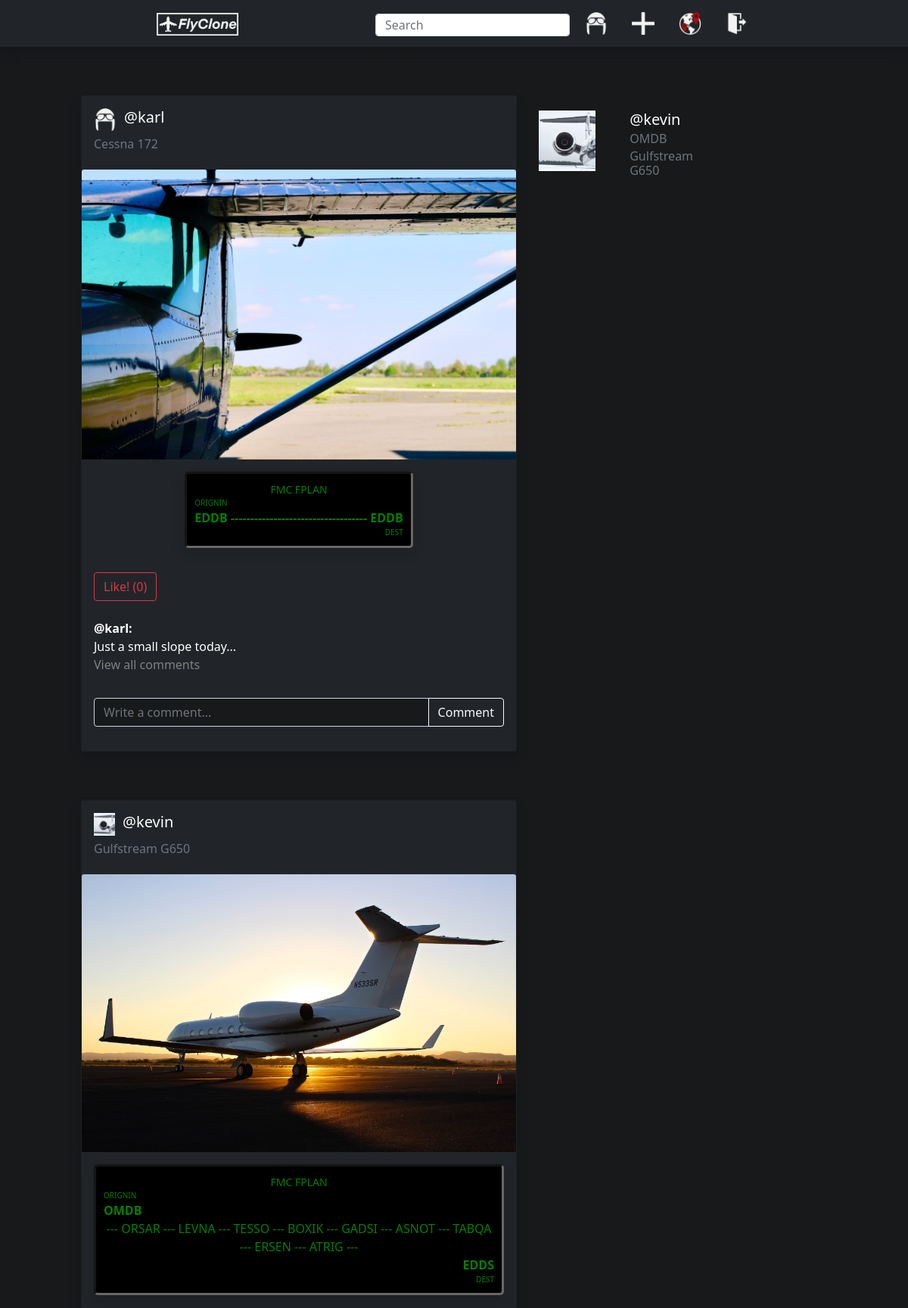
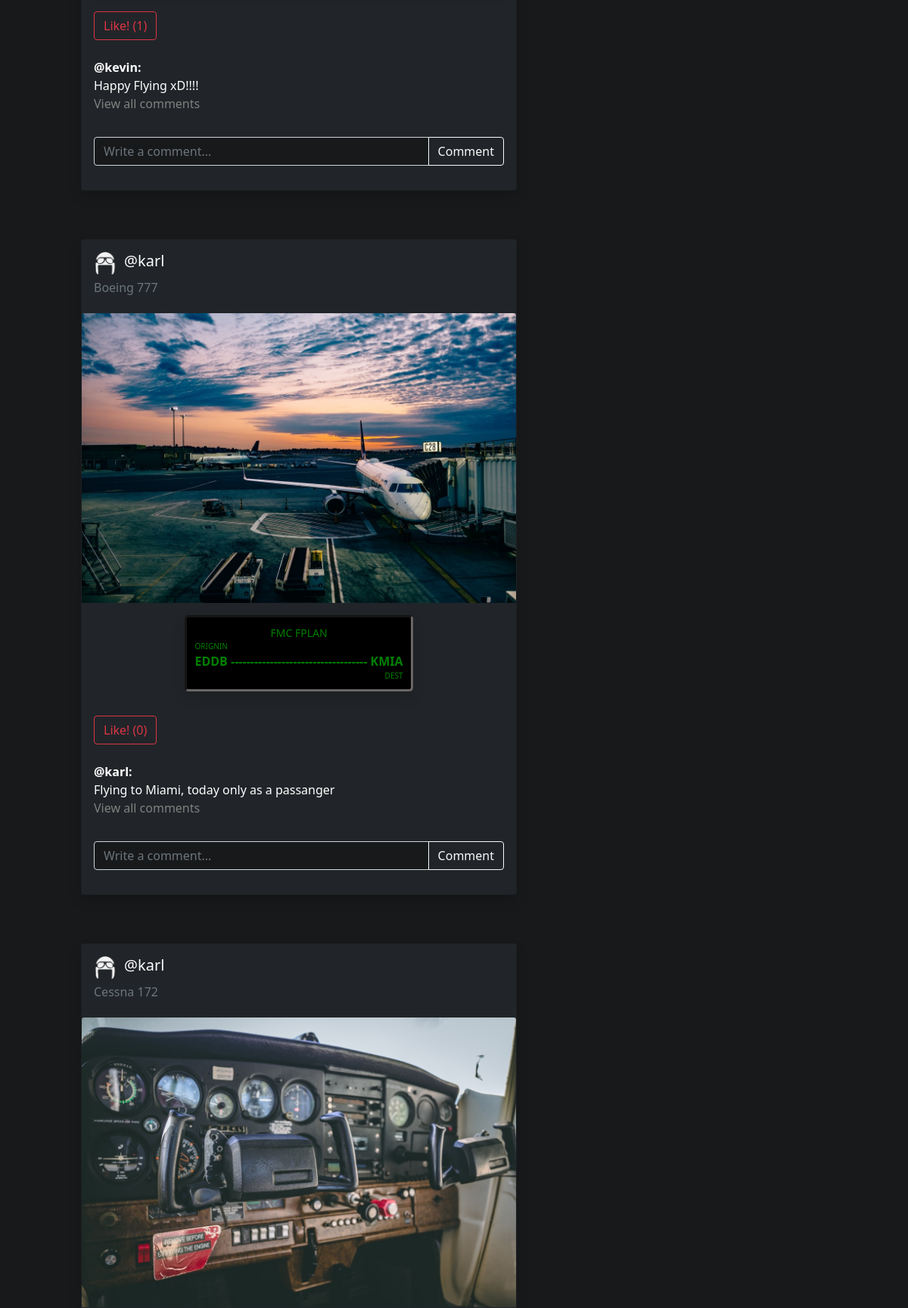
The app's page /home (signed in, upper part) with its own data (2 pictures, top to bottom).
### app/models.py (models this page shows, shortened)
class User(db.Model, UserMixin):
    __tablename__ = 'user'
    id = db.Column(db.Integer, primary_key=True)
    username = db.Column(db.String(20), unique=True, nullable=False)
    email = db.Column(db.String(120), unique=True, nullable=False)
    password = db.Column(db.String(120), nullable=False)
    name = db.Column(db.String(120), nullable=False)
    aircraft_type = db.Column(db.String(120), nullable=False)
    home_airport = db.Column(db.String(8), nullable=False)
    destinations = db.Column(db.String(), default=f'{home_airport};')
    image_file = db.Column(db.String(20), nullable=False, default='profile.PNG')
    biography = db.Column(db.String(1500))
    route_posts = db.relationship('Post', backref='author', lazy=True, uselist=True)
    comments = db.relationship('Comment', backref='author', lazy=True, uselist=True)

class Post(db.Model):
    __tablename__ = 'post'
    id = db.Column(db.Integer, primary_key=True)
    image = db.Column(db.String(20))
    description = db.Column(db.String(1000))
    date_posted = db.Column(db.DateTime, nullable=False, default=datetime.utcnow)
    departure = db.Column(db.String(8))
    waypoints = db.Column(db.String(1000))
    destination = db.Column(db.String(8))
    plane = db.Column(db.String(120))
    departure_date = db.Column(db.String(120))
    landing_date = db.Column(db.String(120))
    number_of_likes = db.Column(db.Integer, nullable=False, default=0)
    user_id = db.Column(db.Integer, db.ForeignKey('user.id'), nullable=False)
    comments = db.relationship('Comment', backref='post', lazy=True, uselist=True)

### app/routes.py (the view, shortened to what this page needs)
@app.route('/home', methods=['GET', 'POST'])
@login_required
def home():
    image_file = url_for('static', filename='profile_pictures/' + current_user.image_file)
    posts = Post.query.all()
    posts.reverse()
    comments = Comment.query.all()
    return render_template('home.html', posts=posts, image_file=image_file)

### app/models.py (called while the page is built)
@login_manager.user_loader
def load_user(user_id):
    return User.query.get(int(user_id))

### app/templates/home.html
{% extends 'home-index.html' %}
{% block content1 %}
<br><br>
  <div class="col-7" id="main">
    {% for post in posts %}
    <br><br>
    <div class="d-flex justify-content-end">
      <div class="card text-white bg-dark mb-3 shadow" style="width: 36rem;">
          <div class="card-body">
            {% with pic='/static/profile_pictures/' + post.author.image_file %}
              <span class="d-flex justify-content-start"><img height='30' src={{pic}} style="margin-right: 10px;"><h5>@{{post.author.username}}</h5></span>
            {% endwith %}
            <div style="margin-top: 10px;">
              <h6 class='card-subtitle mb-2 text-muted'>{{post.plane}}</h6>
            </div>
          </div>
          {% if post.image %}
            {% with pic='/static/post_pictures/' + post.image %}
              <img class="card-img-top" src={{pic}}>
            {% endwith %}
          {% endif %}
          {% if post.departure and post.destination %}
            {% with points=post.waypoints.split(';') %}
              <div class='card-body d-flex justify-content-center'>
                <div class="FMC shadow">
                  <div class="FMC_inner">
                    <div class="d-flex justify-content-center"><small>FMC FPLAN</small></div>
                    {% if post.waypoints %}
                    <div class="d-flex justify-content-start"><small class="smallsize">ORIGNIN</small></div>
                    <b class="d-flex justify-content-start">{{post.departure}}</b>
                    <div class="d-flex justify-content-center text-center">
                      {% for point in points%}
                        --- {{point}}
                      {% endfor %}
                      ---
                    </div>
                    <b class="d-flex justify-content-end">{{post.destination}}</b>
                    <div class="d-flex justify-content-end"><small class="smallsize">DEST</small></div>
                    {% else %}
                    <div class="d-flex justify-content-start"><small class="smallsize">ORIGNIN</small></div>
                    <b class="d-flex justify-content-center">{{post.departure}} ----------------------------------- {{post.destination}}</b>
                    <div class="d-flex justify-content-end"><small class="smallsize">DEST</small></div>
                    {% endif %}
                  </div>
                </div>
              </div>
            {% endwith %}
          {% endif %}
        <div class="card-body">
          <form method='POST'>
            <button type="submit" class="btn btn-outline-danger d-flex justify-content-start mb-4" name="Like" value={{post.id}}>Like! ({{post.number_of_likes}})</button>
          </form>
          <span class="d-flex justify-content-start"><b>@{{post.author.username}}:</b></span>
          <span class="d-flex justify-content-start">{{post.description}}</span>
          <span class="d-flex justify-content-start">
            <form action="" method='POST'>
              <button name='CC' value={{post.id}} type="submit" class="astext">
                  View all comments
                </button>
            </form>
          </span>
        </div>
        <div class="card-body">
          <form class="" method="POST">
            <div class="input-group mb-3">
                <input class="form-control" type="text" name="content" placeholder="Write a comment..." style="background-color: #18191A; color: white;">
                <button class="btn btn-outline-light" type="submit" name='comment' value={{post.id}}>Comment</button>
            </div>
          </form>
        </div>
      </div>
    </div>
  {% endfor %}
</div>
{% endblock %}
{% block content3 %}
<div class="col order-2" id="sticky-sidebar">
  <div class="sticky-top">
    <br><br>
      <div class="d-flex justify-content-start">
        <div class=''>
          <img height="80" src='{{ image_file }}'  alt="" style="margin-left: 5px; margin-top: 20px; margin-right: 20px;">
        </div>
        <div class=''>
          <div style="margin-left: 20%; margin-top: 20px;">
            <h5 class='card-title'> @{{current_user.username}} </h5>
            <h6 class='card-subtitle mb-2 text-muted'>{{current_user.home_airport}}</h6>
            <h6 class='card-subtitle mb-2 text-muted'>{{current_user.aircraft_type}}</h6>
          </div>
        </div>
      </div>
  </div>
</div>
{% endblock %}

### app/static/styles.css (style rules this page uses)
.bodyclass { background-color: #18191A; color: white; }
.astext { background: none; border: none; margin:0; padding:0; cursor:pointer; color: grey; }
.FMC { background-color: black; border-radius:5px; border-style: inset; border-color: #6A6666; }
.FMC_inner { margin:10px; color: green; }
.smallsize { font-size: x-small; }

### records on screen
User: username "kevin", home_airport "OMDB", aircraft_type "Gulfstream G650"
Post: author.username "karl", plane "Cessna 172", shows a picture, departure "EDDB", destination "EDDB", {{ post.id }} 4 (drawn), number_of_likes "0", description "Just a small slope today..."
Post: shows a picture, author.username "kevin", plane "Gulfstream G650", departure "OMDB", points "ORSAR" "LEVNA" "TESSO" "BOXIK" "GADSI" "ASNOT" "TABQA" "ERSEN" "ATRIG", destination "EDDS", {{ post.id }} 3 (drawn), number_of_likes "1", description "Happy Flying xD!!!!"
Post: author.username "karl", plane "Boeing 777", shows a picture, departure "EDDB", destination "KMIA", {{ post.id }} 2 (drawn), number_of_likes "0", description "Flying to Miami, today only as a passanger"
Post: author.username "karl", plane "Cessna 172", shows a picture
